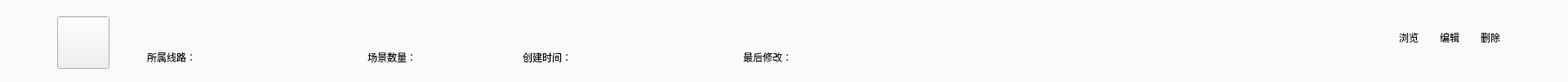
<?xml version="1.0" encoding="UTF-8"?>
<ui version="4.0">
 <class>project_itemClass</class>
 <widget class="QWidget" name="project_itemClass">
  <property name="geometry">
   <rect>
    <x>0</x>
    <y>0</y>
    <width>1920</width>
    <height>100</height>
   </rect>
  </property>
  <property name="windowTitle">
   <string>project_item</string>
  </property>
  <widget class="QLabel" name="label_4">
   <property name="geometry">
    <rect>
     <x>180</x>
     <y>60</y>
     <width>91</width>
     <height>20</height>
    </rect>
   </property>
   <property name="styleSheet">
    <string notr="true">font: 12pt &quot;微软雅黑&quot;;
color: rgb(0, 0, 0);
background-color: rgba(255, 255, 255, 0);</string>
   </property>
   <property name="text">
    <string>所属线路：</string>
   </property>
  </widget>
  <widget class="QLabel" name="label_3">
   <property name="geometry">
    <rect>
     <x>910</x>
     <y>60</y>
     <width>91</width>
     <height>20</height>
    </rect>
   </property>
   <property name="styleSheet">
    <string notr="true">font: 12pt &quot;微软雅黑&quot;;
background-color: rgba(255, 255, 255, 0);
color: rgb(0, 0, 0);</string>
   </property>
   <property name="text">
    <string>最后修改：</string>
   </property>
  </widget>
  <widget class="QLabel" name="label_lineName">
   <property name="geometry">
    <rect>
     <x>260</x>
     <y>60</y>
     <width>181</width>
     <height>20</height>
    </rect>
   </property>
   <property name="styleSheet">
    <string notr="true">font: 12pt &quot;微软雅黑&quot;;
background-color: rgba(255, 255, 255, 0);
color: rgb(0, 0, 0);</string>
   </property>
   <property name="text">
    <string/>
   </property>
  </widget>
  <widget class="QLabel" name="label_lastChange">
   <property name="geometry">
    <rect>
     <x>1000</x>
     <y>60</y>
     <width>221</width>
     <height>20</height>
    </rect>
   </property>
   <property name="styleSheet">
    <string notr="true">font: 12pt &quot;微软雅黑&quot;;
background-color: rgba(255, 255, 255, 0);
color: rgb(0, 0, 0);</string>
   </property>
   <property name="text">
    <string/>
   </property>
  </widget>
  <widget class="QCheckBox" name="checkBox_sel">
   <property name="geometry">
    <rect>
     <x>15</x>
     <y>30</y>
     <width>36</width>
     <height>36</height>
    </rect>
   </property>
   <property name="styleSheet">
    <string notr="true">background-color: rgba(255, 255, 255, 0);</string>
   </property>
   <property name="text">
    <string/>
   </property>
  </widget>
  <widget class="QLabel" name="label_projectName">
   <property name="geometry">
    <rect>
     <x>180</x>
     <y>30</y>
     <width>441</width>
     <height>20</height>
    </rect>
   </property>
   <property name="styleSheet">
    <string notr="true">font: 12pt &quot;微软雅黑&quot;;
background-color: rgba(255, 255, 255, 0);
color: rgb(0, 0, 0);</string>
   </property>
   <property name="text">
    <string/>
   </property>
  </widget>
  <widget class="QPushButton" name="pushButton_edit">
   <property name="geometry">
    <rect>
     <x>1750</x>
     <y>30</y>
     <width>50</width>
     <height>32</height>
    </rect>
   </property>
   <property name="styleSheet">
    <string notr="true">color: rgb(0, 0, 0);
border:0px;
background-color: rgba(255, 255, 255,0);
font: 12pt &quot;微软雅黑&quot;;</string>
   </property>
   <property name="text">
    <string>编辑</string>
   </property>
  </widget>
  <widget class="QPushButton" name="pushButton_del">
   <property name="geometry">
    <rect>
     <x>1800</x>
     <y>30</y>
     <width>50</width>
     <height>32</height>
    </rect>
   </property>
   <property name="styleSheet">
    <string notr="true">color: rgb(0, 0, 0);
border:0px;
background-color: rgba(255, 255, 255,0);
font: 12pt &quot;微软雅黑&quot;;</string>
   </property>
   <property name="text">
    <string>删除</string>
   </property>
  </widget>
  <widget class="QLabel" name="label_createTime">
   <property name="geometry">
    <rect>
     <x>730</x>
     <y>60</y>
     <width>171</width>
     <height>20</height>
    </rect>
   </property>
   <property name="styleSheet">
    <string notr="true">font: 12pt &quot;微软雅黑&quot;;
background-color: rgba(255, 255, 255, 0);
color: rgb(0, 0, 0);</string>
   </property>
   <property name="text">
    <string/>
   </property>
  </widget>
  <widget class="QLabel" name="label_5">
   <property name="geometry">
    <rect>
     <x>640</x>
     <y>60</y>
     <width>91</width>
     <height>20</height>
    </rect>
   </property>
   <property name="styleSheet">
    <string notr="true">font: 12pt &quot;微软雅黑&quot;;
color: rgb(0, 0, 0);
background-color: rgba(255, 255, 255, 0);</string>
   </property>
   <property name="text">
    <string>创建时间：</string>
   </property>
  </widget>
  <widget class="QLabel" name="label_picCount">
   <property name="geometry">
    <rect>
     <x>560</x>
     <y>60</y>
     <width>51</width>
     <height>20</height>
    </rect>
   </property>
   <property name="styleSheet">
    <string notr="true">font: 12pt &quot;微软雅黑&quot;;
background-color: rgba(255, 255, 255, 0);
color: rgb(0, 0, 0);</string>
   </property>
   <property name="text">
    <string/>
   </property>
  </widget>
  <widget class="QLabel" name="label_6">
   <property name="geometry">
    <rect>
     <x>450</x>
     <y>60</y>
     <width>91</width>
     <height>20</height>
    </rect>
   </property>
   <property name="styleSheet">
    <string notr="true">font: 12pt &quot;微软雅黑&quot;;
color: rgb(0, 0, 0);
background-color: rgba(255, 255, 255, 0);</string>
   </property>
   <property name="text">
    <string>场景数量：</string>
   </property>
  </widget>
  <widget class="QPushButton" name="pushButton_frontCover">
   <property name="geometry">
    <rect>
     <x>70</x>
     <y>20</y>
     <width>64</width>
     <height>64</height>
    </rect>
   </property>
   <property name="text">
    <string/>
   </property>
  </widget>
  <widget class="QPushButton" name="pushButton_see">
   <property name="geometry">
    <rect>
     <x>1700</x>
     <y>30</y>
     <width>50</width>
     <height>32</height>
    </rect>
   </property>
   <property name="styleSheet">
    <string notr="true">color: rgb(0, 0, 0);
border:0px;
background-color: rgba(255, 255, 255,0);
font: 12pt &quot;微软雅黑&quot;;</string>
   </property>
   <property name="text">
    <string>浏览</string>
   </property>
  </widget>
  <widget class="QPushButton" name="pushButton_bg">
   <property name="geometry">
    <rect>
     <x>0</x>
     <y>0</y>
     <width>1920</width>
     <height>100</height>
    </rect>
   </property>
   <property name="styleSheet">
    <string notr="true">border:0px;background-color: rgb(250, 250, 250);</string>
   </property>
   <property name="text">
    <string/>
   </property>
  </widget>
  <zorder>pushButton_bg</zorder>
  <zorder>label_4</zorder>
  <zorder>label_3</zorder>
  <zorder>label_lineName</zorder>
  <zorder>label_lastChange</zorder>
  <zorder>checkBox_sel</zorder>
  <zorder>label_projectName</zorder>
  <zorder>pushButton_edit</zorder>
  <zorder>pushButton_del</zorder>
  <zorder>label_createTime</zorder>
  <zorder>label_5</zorder>
  <zorder>label_picCount</zorder>
  <zorder>label_6</zorder>
  <zorder>pushButton_frontCover</zorder>
  <zorder>pushButton_see</zorder>
 </widget>
 <layoutdefault spacing="6" margin="11"/>
 <resources/>
 <connections/>
</ui>
